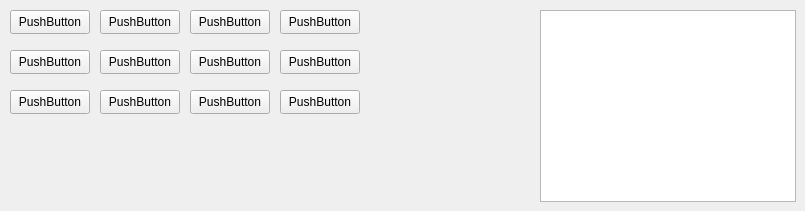
    <widget class="QWidget" name="requestedOptionsTab">
     <attribute name="title">
      <string>Requested Options #1</string>
     </attribute>
     <widget class="QColumnView" name="columnView">
      <property name="geometry">
       <rect>
        <x>540</x>
        <y>10</y>
        <width>256</width>
        <height>192</height>
       </rect>
      </property>
     </widget>
     <widget class="QPushButton" name="pushButton">
      <property name="enabled">
       <bool>true</bool>
      </property>
      <property name="geometry">
       <rect>
        <x>10</x>
        <y>10</y>
        <width>80</width>
        <height>24</height>
       </rect>
      </property>
      <property name="text">
       <string>PushButton</string>
      </property>
     </widget>
     <widget class="QPushButton" name="pushButton_2">
      <property name="enabled">
       <bool>true</bool>
      </property>
      <property name="geometry">
       <rect>
        <x>100</x>
        <y>10</y>
        <width>80</width>
        <height>24</height>
       </rect>
      </property>
      <property name="text">
       <string>PushButton</string>
      </property>
     </widget>
     <widget class="QPushButton" name="pushButton_3">
      <property name="enabled">
       <bool>true</bool>
      </property>
      <property name="geometry">
       <rect>
        <x>190</x>
        <y>10</y>
        <width>80</width>
        <height>24</height>
       </rect>
      </property>
      <property name="text">
       <string>PushButton</string>
      </property>
     </widget>
     <widget class="QPushButton" name="pushButton_4">
      <property name="enabled">
       <bool>true</bool>
      </property>
      <property name="geometry">
       <rect>
        <x>280</x>
        <y>10</y>
        <width>80</width>
        <height>24</height>
       </rect>
      </property>
      <property name="text">
       <string>PushButton</string>
      </property>
     </widget>
     <widget class="QPushButton" name="pushButton_5">
      <property name="enabled">
       <bool>true</bool>
      </property>
      <property name="geometry">
       <rect>
        <x>10</x>
        <y>50</y>
        <width>80</width>
        <height>24</height>
       </rect>
      </property>
      <property name="text">
       <string>PushButton</string>
      </property>
     </widget>
     <widget class="QPushButton" name="pushButton_6">
      <property name="enabled">
       <bool>true</bool>
      </property>
      <property name="geometry">
       <rect>
        <x>280</x>
        <y>50</y>
        <width>80</width>
        <height>24</height>
       </rect>
      </property>
      <property name="text">
       <string>PushButton</string>
      </property>
     </widget>
     <widget class="QPushButton" name="pushButton_7">
      <property name="enabled">
       <bool>true</bool>
      </property>
      <property name="geometry">
       <rect>
        <x>190</x>
        <y>50</y>
        <width>80</width>
        <height>24</height>
       </rect>
      </property>
      <property name="text">
       <string>PushButton</string>
      </property>
     </widget>
     <widget class="QPushButton" name="pushButton_8">
      <property name="enabled">
       <bool>true</bool>
      </property>
      <property name="geometry">
       <rect>
        <x>100</x>
        <y>50</y>
        <width>80</width>
        <height>24</height>
       </rect>
      </property>
      <property name="text">
       <string>PushButton</string>
      </property>
     </widget>
     <widget class="QPushButton" name="pushButton_9">
      <property name="enabled">
       <bool>true</bool>
      </property>
      <property name="geometry">
       <rect>
        <x>10</x>
        <y>90</y>
        <width>80</width>
        <height>24</height>
       </rect>
      </property>
      <property name="text">
       <string>PushButton</string>
      </property>
     </widget>
     <widget class="QPushButton" name="pushButton_10">
      <property name="enabled">
       <bool>true</bool>
      </property>
      <property name="geometry">
       <rect>
        <x>280</x>
        <y>90</y>
        <width>80</width>
        <height>24</height>
       </rect>
      </property>
      <property name="text">
       <string>PushButton</string>
      </property>
     </widget>
     <widget class="QPushButton" name="pushButton_11">
      <property name="enabled">
       <bool>true</bool>
      </property>
      <property name="geometry">
       <rect>
        <x>190</x>
        <y>90</y>
        <width>80</width>
        <height>24</height>
       </rect>
      </property>
      <property name="text">
       <string>PushButton</string>
      </property>
     </widget>
     <widget class="QPushButton" name="pushButton_12">
      <property name="enabled">
       <bool>true</bool>
      </property>
      <property name="geometry">
       <rect>
        <x>100</x>
        <y>90</y>
        <width>80</width>
        <height>24</height>
       </rect>
      </property>
      <property name="text">
       <string>PushButton</string>
      </property>
     </widget>
    </widget>
